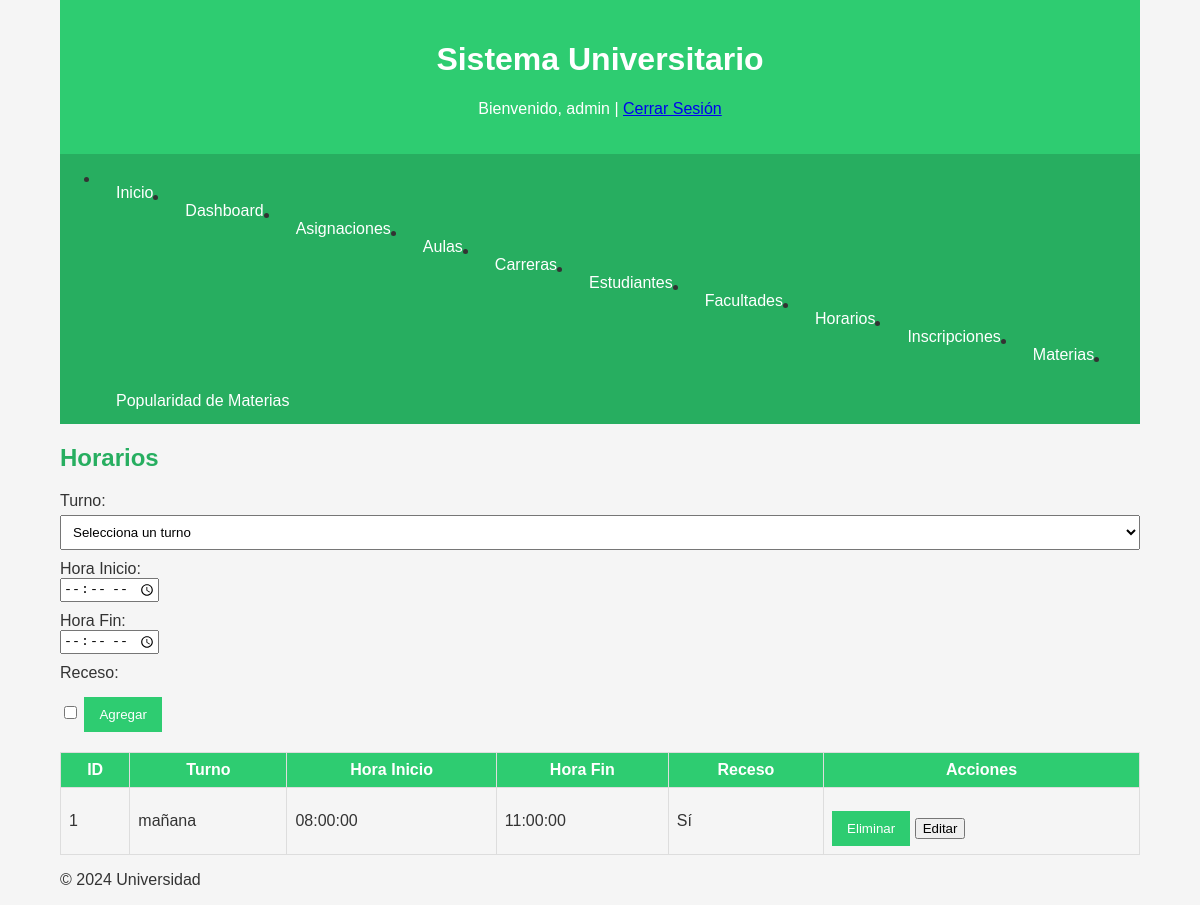
Page /views/admin/horarios.php (signed in) on the committed database.
### tables this page shows
CREATE TABLE `horarios` (
  `id_horario` int(11) NOT NULL,
  `turno` enum('mañana','tarde','noche') NOT NULL,
  `hora_inicio` time NOT NULL,
  `hora_fin` time NOT NULL,
  `receso` tinyint(1) DEFAULT 0
);

### views/admin/horarios.php (the view, shortened to what this page needs)
<?php
include '../../include/header.php';
include '../../include/db_connection.php';
$sql = "SELECT * FROM horarios";
$result = $conn->query($sql);
?>
<h2>Horarios</h2>
<form method="POST" action="">
    <label for="turno">Turno:</label>
    <select name="turno" id="turno" required>
        <option value="">Selecciona un turno</option>
    </select>
    <label for="hora_inicio">Hora Inicio:</label>
    <input type="time" name="hora_inicio" id="hora_inicio" required>
    <label for="hora_fin">Hora Fin:</label>
    <input type="time" name="hora_fin" id="hora_fin" required>
    <label for="receso">Receso:</label>
    <input type="checkbox" name="receso" id="receso" value="1">
    <button type="submit" name="add_horario">Agregar</button>
</form>
<table>
    <thead>
        <tr>
            <th>ID</th>
            <th>Turno</th>
            <th>Hora Inicio</th>
            <th>Hora Fin</th>
            <th>Receso</th>
            <th>Acciones</th>
        </tr>
    </thead>
    <tbody>
        <?php if ($result && $result->num_rows > 0): ?>
            <?php while ($row = $result->fetch_assoc()): ?>
                <tr>
                    <td><?php echo htmlspecialchars($row['id_horario']); ?></td>
                    <td><?php echo htmlspecialchars($row['turno']); ?></td>
                    <td><?php echo htmlspecialchars($row['hora_inicio']); ?></td>
                    <td><?php echo htmlspecialchars($row['hora_fin']); ?></td>
                    <td><?php echo $row['receso'] ? 'Sí' : 'No'; ?></td>
                    <td>
                        <form method="POST" action="" style="display:inline;" onsubmit="return confirm('¿Está seguro de eliminar este horario?');">
                            <button type="submit" name="delete_horario">Eliminar</button>
                        </form>
                        <button onclick='openEditModal(<?php echo $row['id_horario']; ?>, <?php echo json_encode($row['turno']); ?>, <?php echo json_encode($row['hora_inicio']); ?>, <?php echo json_encode($row['hora_fin']); ?>, <?php echo $row['receso']; ?>)'>Editar</button>
                    </td>
                </tr>
            <?php endwhile; ?>
        <?php else: ?>
            <tr><td colspan="6">No hay horarios registrados.</td></tr>
        <?php endif; ?>
    </tbody>
</table>
<?php
include '../../include/footer.php';
?>

### css/styles.css (style rules this page uses)
:root { --primary-color: #2ecc71; --secondary-color: #27ae60; --text-color: #333; --background-color: #f5f5f5; }
body { font-family: Arial, sans-serif; background-color: var(--background-color); color: var(--text-color); margin: 0; padding: 0; }
h2 { color: var(--secondary-color); margin-top: 20px; }
table { width: 100%; border-collapse: collapse; margin-top: 20px; }
table th, table td { border: 1px solid #ddd; padding: 8px; }
table th { background-color: var(--primary-color); color: white; }
form label { display: block; margin-top: 10px; }
form input[type="text"], form input[type="password"], form input[type="email"], form select, form input[type="file"] { width: 100%; padding: 8px; margin-top: 5px; box-sizing: border-box; }
form button { background-color: var(--primary-color); color: white; padding: 10px 15px; border: none; margin-top: 15px; cursor: pointer; }

### rows in the picture
horarios: id_horario "1", turno "mañana", hora_inicio "08:00:00", hora_fin "11:00:00", receso "Sí"

### other values in the picture
$_SESSION['usuario'] "admin"
